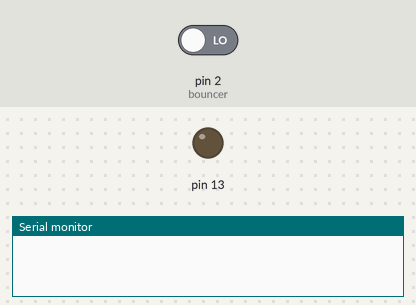
Bench run of a sketch on a simulated Arduino Uno, built with avr-gcc and run on an emulated ATmega328P. Shown: output pins drawn as LEDs (lit = HIGH), the last lines printed to the serial monitor. Inputs (shaded band) come from the test bench; at power-on: pin 2 (bouncer) LOW.

Above: at 1.2 s.
1.3 s: pin 2 (bouncer) driven HIGH
At 2.5 s:
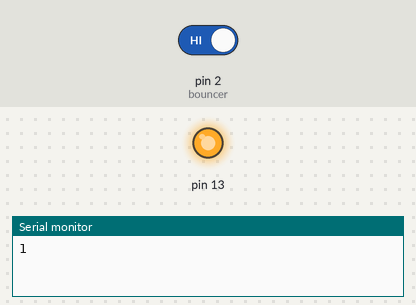
Timing chart, 0 to 4.3 s (numbered marks = the images above; inputs shaded):
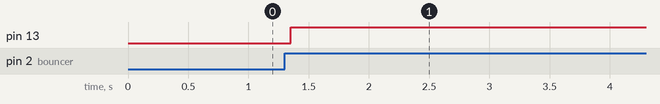

The sketch:

led_switch.ino
```cpp
#include <Bounce.h>

Bounce bouncer = Bounce(2, 50);
static int ledStatus = LOW;

void setup(){
  Serial.begin(115200);
  pinMode(2, INPUT);
  pinMode(13, OUTPUT);
}

void loop(){
  if(bouncer.update() == true && bouncer.read() == HIGH) {
    ledStatus = ledStatus == HIGH ? LOW : HIGH;
    digitalWrite(13, ledStatus);
    Serial.println(ledStatus);
  }
}
```

Measured:
- after the input at 1.3 s, pin 13: LOW → HIGH after 0.05 s
